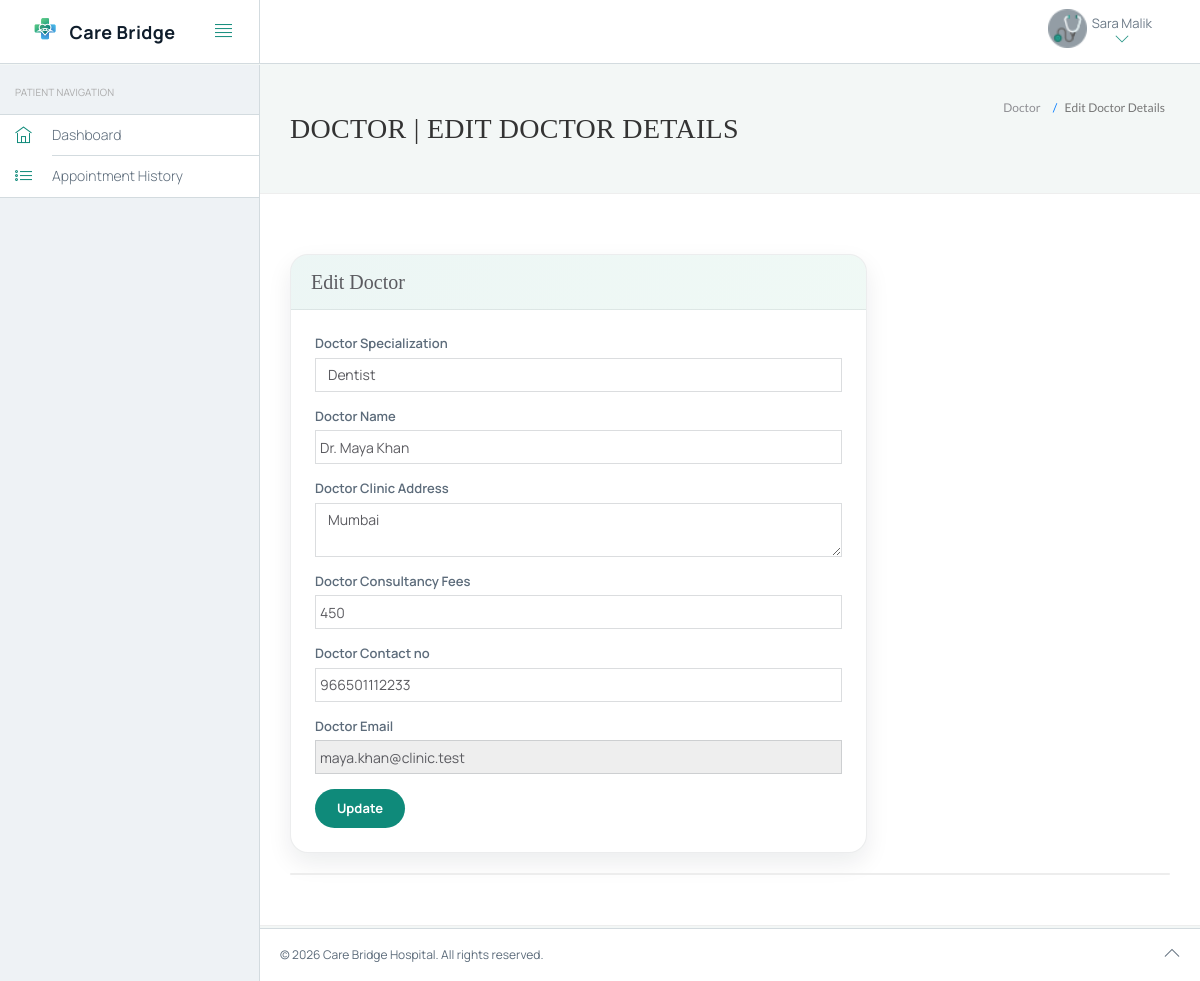
The app's page /hms/doctor/edit-profile.php (signed in) with its own data.
### tables this page shows
CREATE TABLE IF NOT EXISTS `users` (
  `id` int(11) NOT NULL,
  `fullName` varchar(255) NOT NULL,
  `address` longtext NOT NULL,
  `city` varchar(255) NOT NULL,
  `gender` varchar(255) NOT NULL,
  `email` varchar(255) NOT NULL,
  `password` varchar(255) NOT NULL,
  `regDate` timestamp NOT NULL DEFAULT CURRENT_TIMESTAMP,
  `updationDate` varchar(255) NOT NULL
);

CREATE TABLE IF NOT EXISTS `doctors` (
  `id` int(11) NOT NULL,
  `specilization` varchar(255) NOT NULL,
  `doctorName` varchar(255) NOT NULL,
  `address` longtext NOT NULL,
  `docFees` varchar(255) NOT NULL,
  `contactno` bigint(11) NOT NULL,
  `docEmail` varchar(255) NOT NULL,
  `password` varchar(255) NOT NULL,
  `creationDate` timestamp NOT NULL DEFAULT CURRENT_TIMESTAMP,
  `updationDate` varchar(255) NOT NULL
);

### hms/doctor/edit-profile.php (the view, shortened to what this page needs)
<?php
include('include/config.php');
?>
<!DOCTYPE html>
<html lang="en">
<head>
	<link rel="stylesheet" href="vendor/bootstrap/css/bootstrap.min.css">
	<link rel="stylesheet" href="vendor/fontawesome/css/font-awesome.min.css">
	<link rel="stylesheet" href="vendor/themify-icons/themify-icons.min.css">
	<link href="vendor/animate.css/animate.min.css" rel="stylesheet" media="screen">
	<link href="vendor/perfect-scrollbar/perfect-scrollbar.min.css" rel="stylesheet" media="screen">
	<link href="vendor/switchery/switchery.min.css" rel="stylesheet" media="screen">
	<link href="vendor/bootstrap-touchspin/jquery.bootstrap-touchspin.min.css" rel="stylesheet" media="screen">
	<link href="vendor/select2/select2.min.css" rel="stylesheet" media="screen">
	<link href="vendor/bootstrap-datepicker/bootstrap-datepicker3.standalone.min.css" rel="stylesheet" media="screen">
	<link href="vendor/bootstrap-timepicker/bootstrap-timepicker.min.css" rel="stylesheet" media="screen">
	<link rel="stylesheet" href="assets/css/styles.css">
	<link rel="stylesheet" href="assets/css/plugins.css">
	<link rel="stylesheet" href="assets/css/themes/theme-1.css" id="skin_color" />
</head>
<body>
	<div id="app">
		<?php include('include/sidebar.php'); ?>
		<div class="app-content">
			<?php include('include/header.php'); ?>
			<div class="main-content">
				<div class="wrap-content container" id="container">
					<section id="page-title">
						<div class="row">
							<div class="col-sm-8">
								<h1 class="mainTitle">Doctor | Edit Doctor Details</h1>
							</div>
							<ol class="breadcrumb">
								<li>
									<span>Doctor</span>
								</li>
								<li class="active">
									<span>Edit Doctor Details</span>
								</li>
							</ol>
						</div>
					</section>
					<div class="container-fluid container-fullw bg-white">
						<div class="row">
							<div class="col-md-12">
								<div class="row margin-top-30">
									<div class="col-lg-8 col-md-12">
										<div class="panel panel-white care-panel">
											<div class="panel-heading">
												<h5 class="panel-title">Edit Doctor</h5>
											</div>
											<div class="panel-body">
												<?php $sql = mysqli_query($bd, "select * from doctors where docEmail='" . $_SESSION['dlogin'] . "'");
												while ($data = mysqli_fetch_array($sql)) {
												?>
													<form role="form" name="adddoc" method="post" onSubmit="return valid();" class="care-form">
														<div class="form-group">
															<label for="DoctorSpecialization">
																Doctor Specialization
															</label>
															<select name="Doctorspecialization" class="form-control" required="required">
																<option value="<?php echo htmlentities($data['specilization']); ?>">
																	<?php echo htmlentities($data['specilization']); ?></option>
															</select>
														</div>
														<div class="form-group">
															<label for="doctorname">
																Doctor Name
															</label>
															<input type="text" name="docname" class="form-control" value="<?php echo htmlentities($data['doctorName']); ?>">
														</div>
														<div class="form-group">
															<label for="address">
																Doctor Clinic Address
															</label>
															<textarea name="clinicaddress" class="form-control"><?php echo htmlentities($data['address']); ?></textarea>
														</div>
														<div class="form-group">
															<label for="fess">
																Doctor Consultancy Fees
															</label>
															<input type="text" name="docfees" class="form-control" required="required" value="<?php echo htmlentities($data['docFees']); ?>">
														</div>
														<div class="form-group">
															<label for="fess">
																Doctor Contact no
															</label>
															<input type="text" name="doccontact" class="form-control" required="required" value="<?php echo htmlentities($data['contactno']); ?>">
														</div>
														<div class="form-group">
															<label for="fess">
																Doctor Email
															</label>
															<input type="email" name="docemail" class="form-control" readonly="readonly" value="<?php echo htmlentities($data['docEmail']); ?>">
														</div>
													<?php } ?>
													<button type="submit" name="submit" class="care-btn">
														Update
													</button>
													</form>
											</div>
										</div>
									</div>
								</div>
							</div>
							<div class="col-lg-12 col-md-12">
								<div class="panel panel-white">
								</div>
							</div>
						</div>
					</div>
				</div>
			</div>
		</div>
		<?php include('include/footer.php'); ?>
	</div>
</body>
</html>

### hms/doctor/include/header.php (shortened to what this page needs)
<header class="navbar navbar-default navbar-static-top care-topbar">
					<div class="navbar-header">
						<a class="navbar-brand" href="dashboard.php">
							<img src="./assets/images/logo.png" alt="Care Bridge logo">
							<div>
								<span class="brand-text">Care Bridge</span>
							</div>
						</a>
						<a href="#" class="sidebar-toggler pull-right visible-md visible-lg" data-toggle-class="app-sidebar-closed" data-toggle-target="#app">
							<i class="ti-align-justify"></i>
						</a>
					</div>
					<div class="navbar-collapse collapse">
						<ul class="nav navbar-right">
							<li class="dropdown current-user">
								<a href class="dropdown-toggle" data-toggle="dropdown">
									<img src="../assets/images/stethoscope.png" alt="User"> <span class="username">
									<?php $query=mysqli_query($bd, "select fullName from users where id='".$_SESSION['id']."'");
while($row=mysqli_fetch_array($query))
{
	echo $row['fullName'];
}
									?> <i class="ti-angle-down"></i></i></span>
								</a>
							</li>
						</ul>
					</div>
				</header>

### hms/doctor/assets/css/themes/theme-1.css (style rules this page uses)
body { background: #f3f7f6; }
header .navbar-header { background: #ffffff !important; border-right-color: #d3dbdf !important; border-bottom-color: #d3dbdf !important; }
header .navbar-header .sidebar-toggler, header .navbar-header .sidebar-mobile-toggler { color: #0f8a7a !important; }
header .navbar-header .navbar-brand { color: #5c6b7a !important; }
header .navbar-collapse { background: #ffffff !important; border-bottom-color: #d3dbdf !important; box-shadow: none !important; }
header .navbar-collapse .navbar-right > li > a { color: #5c6b7a; }
header .navbar-collapse .navbar-right > li > a i { color: #0f8a7a !important; }
.care-topbar .navbar-header { display: flex; align-items: center; gap: 12px; min-height: 64px; justify-content: space-between; overflow: hidden; }
.care-topbar .navbar-header .sidebar-mobile-toggler, .care-topbar .navbar-header .sidebar-toggler, .care-topbar .navbar-header .menu-toggler { float: none !important; }
.care-topbar .navbar-header .navbar-brand { flex: 1 1 auto; align-items: center; justify-content: center; margin: 0; }
.care-topbar .navbar-header .sidebar-toggler, .care-topbar .navbar-header .menu-toggler { margin-left: 8px; }
.care-topbar .navbar-brand { display: flex; align-items: center; gap: 10px; padding: 14px 18px; white-space: nowrap; }
.care-topbar .navbar-brand img { width: 28px; height: 28px; max-width: 28px; max-height: 28px; object-fit: contain; }
.care-topbar .navbar-brand .brand-text { font-weight: 700; color: #0f1d2b; letter-spacing: .4px; line-height: 1.1; }

### hms/doctor/edit-profile.php (style rules this page uses)
:root { --ink: #0f1d2b; --muted: #5c6b7a; --primary: #0f8a7a; --primary-2: #0b6b5f; --surface: #ffffff; --bg-1: #f3f7f6; --bg-2: #eef2f5; --shadow: 0 16px 36px rgba(15, 29, 43, 0.12); --shadow-soft: 0 10px 24px rgba(15, 29, 43, 0.08); --radius-lg: 18px; --radius-md: 12px; }
body, #app { font-family: 'Manrope', sans-serif; }
#page-title h1 { font-family: 'Playfair Display', serif; letter-spacing: .3px; }
.care-panel { border-radius: var(--radius-lg); border: 1px solid rgba(15, 29, 43, .08); box-shadow: var(--shadow-soft); overflow: hidden; }
.care-panel .panel-heading { background: linear-gradient(120deg, rgba(15, 138, 122, .08), rgba(58, 178, 131, .08)); border-bottom: 1px solid rgba(15, 29, 43, .08); padding: 16px 20px; }
.care-panel .panel-title { font-family: 'Playfair Display', serif; font-size: 20px; }
.care-panel .panel-body { padding: 24px; }
.care-form .form-control { border-radius: 12px; border: 1px solid rgba(15, 29, 43, .15); box-shadow: none; }
.care-form label { color: var(--muted); font-weight: 600; }
.care-btn { background: var(--primary); color: #fff; border: none; padding: 10px 22px; border-radius: 999px; font-weight: 700; transition: transform .2s ease, box-shadow .2s ease, background .2s ease; }

### records on screen
users: fullName "Sara Malik"
doctors: Doctorspecialization "Dentist", docname "Dr. Maya Khan", clinicaddress "Mumbai", docfees "450", doccontact "966501112233", docemail "maya.khan@clinic.test"
